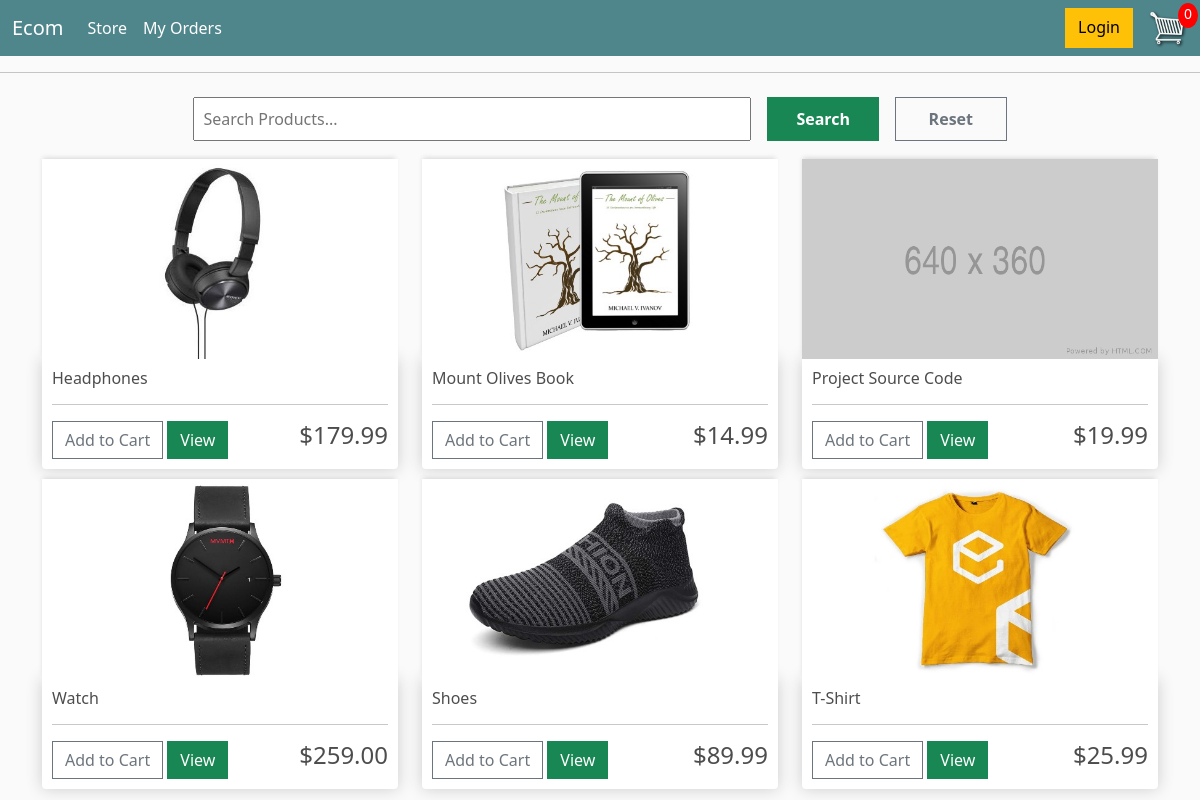
The page / on the database its author committed.
### store/models.py (models this page shows, shortened)
class Product(models.Model):
    name = models.CharField(max_length=200)
    price = models.DecimalField(max_digits=5,decimal_places=2)
    digital = models.BooleanField(default=False,null=True,blank=True)
    image = models.ImageField(null=True, blank=True )
    feature1= models.CharField(max_length=200,null=True,blank=True)
    feature2= models.CharField(max_length=200, null=True,blank=True)
    feature3= models.CharField(max_length=200, null=True,blank=True)
    feature4= models.CharField(max_length=200, null=True,blank=True)
    description= models.TextField(max_length=1000, null=True,blank=True)
    @property
    def imageURL(self):
        try:
            url = self.image.url
        except:
            url= '/images/placeholder.png'
        return url
    @property
    def productId(self):
        return str(self.id).rjust(5,'0')

### store/views.py (the view)
# urls.py: path('',include('store.urls'))
def store(request):
    q= request.GET.get('q').lstrip('0') if request.GET.get('q') !=None else ''
    products = Product.objects.filter(
        Q(name__icontains=q) |
        Q(id__icontains=q)
    )
    items,order=cartData(request)
    context = {'products':products,'Order':order}
    return render(request,'store/store.html',context)

### store/utils.py (called while the page is built, shortened)
def cookieCart(request):
    try:
        cart = json.loads(request.COOKIES['cart'])
    except:
        cart = {}
    items = []
    order = {'get_cart_total':0,'get_total_count':0,'shipping':False}
    return {'items':items,'order':order}

def cartData(request):
    if request.user.is_authenticated:
        customer = request.user.customer
        order,created = Order.objects.get_or_create(customer=customer,complete=False)
        items = order.orderitem_set.all()
    else:
        cart=cookieCart(request)
        order = cart['order']
        items = cart['items']
    return items,order

### store/templates/store/store.html (shortened to what this page needs)
{% extends 'store/main.html' %}
{% load static %}
{% block content%}
        <form class='d-flex justify-content-center' id='search-form'>
            <input type="text" class="p-2 m-2 width-50" name='q' id="Search"  placeholder="Search Products...">
            <button class='btn btn-success search-button m-2  fs-6 ' type='submit'>Search</button>
            <button id='reset-button' class='btn btn-outline-secondary  search-button m-2  fs-6 ' type='reset'>Reset</button>
        </form>
        <div class='d-flex row'>
        {% for product in products %}
        <div class='col-lg-4'>
            <img class='thumbnail' src="{{product.imageURL}}">
            <div class='box-element product'>
                <h6>{{product.name}}</h6>
                <hr>
                <button class='btn btn-outline-secondary update-cart ' data-product={{product.id}} data-action='add'>Add to Cart</button>
                <a class='btn btn-success' href="{% url 'product-view' product.productId %}">View</a>
                <h4 style="display:inline-block;float:right">${{product.price|floatformat:2}}</h4>
            </div>
        </div>
        {%endfor%}
    </div>
{% endblock content%}

### static/css/main.css (style rules this page uses)
body { background-color: hsl(0, 0%, 98%); }
h1,h2,h3,h4,h5,h6 { color:hsl(0, 0%, 30%); }
.width-50 { width:50% }
.search-button { width: 10%; font-weight: bolder; }
.box-element { box-shadow:hsl(0, 0%, 80%) 0 0 16px; background-color: #fff; border-radius: 4px; padding: 10px; }
.thumbnail { width: 100%; height: 200px; -webkit-box-shadow: -1px -3px 5px -2px rgba(214,214,214,1); -moz-box-shadow: -1px -3px 5px -2px rgba(214,214,214,1); box-shadow: -1px -3px 5px -2px rgba(214,214,214,1); }
.product { border-radius: 0 0 4px 4px; }
.col-lg-4, .col-lg-6, .col-lg-8, .col-lg-12 { margin-top: 10px; }
.btn { border-radius: 0; }

### rows shown on the page
Product: imageURL (picture), name "Headphones", price "179.99"
Product: imageURL (picture), name "Mount Olives Book", price "14.99"
Product: shows a picture, name "Project Source Code", price "19.99"
Product: imageURL (picture), name "Watch", price "259.00"
Product: imageURL (picture), name "Shoes", price "89.99"
Product: imageURL (picture), name "T-Shirt", price "25.99"

### other values the page prints
{{ Order.get_total_count }} "0"
